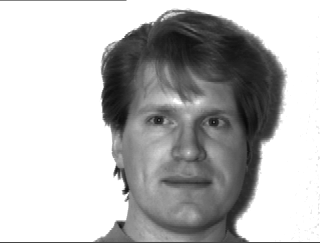
%> input picture Face Classification/yalefaces/subject01.gif, 320 x 243 px; its folder holds only this picture in this run
$ octave main.m   (GNU Octave 9; MATLAB toolbox functions it lacks are replaced by stand-ins)
%> lines starting %> are read from the running program, lines starting %| are printed output that depends on the picture
### Face Classification/Train/PCAFunction.m
function [filename, centers , eigenVectors,data ] = PCAFunction( URL , totalPerson,samplesofEachPerson,featureSpec,compressRate)
%> called with URL = './yalefaces/', totalPerson = 5, samplesofEachPerson = 5, featureSpec = 'lbp', compressRate = 1
% [8 lines of commented-out code are left out]
for i = 1: totalPerson

     if(i<10)
        file = dir([URL 'subject0' num2str(i) '.*']);
     else
        file = dir([URL 'subject' num2str(i) '.*']);
     end
     for j= 1: samplesofEachPerson


         temp = imread([URL file(j).name]);
%> temp is the input picture: size 243x320 uint8; min 9, max 255, mean 184.5
         if(featureSpec=='lbp')

             temp = lbp(temp);
             temp = temp';
         end
         A(:,((i-1)*samplesofEachPerson)+j)=temp(:);
     end

end
[centers , eigenVectors,data] = PCATrain(A,compressRate,samplesofEachPerson);
filename = [featureSpec ' PCATrained  totalperson ' num2str(totalPerson) ' samplesPerPerson' num2str(samplesofEachPerson) '.mat'];
save(filename ,'centers' , 'eigenVectors','samplesofEachPerson','totalPerson','featureSpec');

end

### Face Classification/Test/lbp.m
function [f_vector] = lbp(image )
%LBP Summary of this function goes here
%   Detailed explanation goes here
image  = im2double(image);
image = image(1:(size(image,1)-mod(size(image,1),16)),1:(size(image,2)-mod(size(image,2),16)));
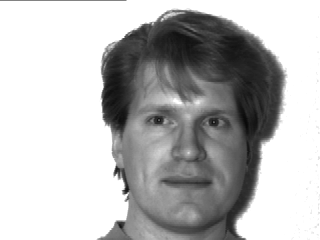
%> image: size 240x320 double; min 0.0353, max 1, mean 0.725
celldim = size(image)/16;% 1:row 2:col
%> celldim = [15 20]

image2 = zeros (celldim(1)*16+2,celldim(2)*16+2);
image2(2:size(image2,1)-1,2:size(image2,2)-1)= image ;
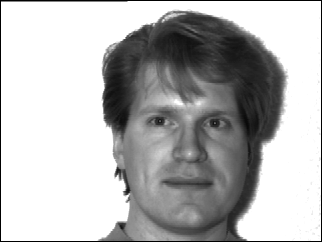
%> image2: size 242x322 double; min 0, max 1, mean 0.715
clear image ;
image =image2 ;
f_vector = zeros(1,256*celldim(1)*celldim(2));
f_image = zeros(celldim(1),celldim(2),256);
for i = 1:celldim(1)
    for j = 1:celldim(2)
        cellim = image(((i-1)*16)+1:i*16+2,((j-1)*16)+1:j*16+2);
        feature = lbpcell(cellim);

        f_vector(256*((j-1)*celldim(1)+(i-1))+1:256*((j-1)*celldim(1)+(i-1))+256) = feature;

    end
end
%> the run ends on the next line
end

### Face Classification/TrainingPCA_SVM_MainFunction.m
function [filename] = TrainingPCA_SVM_MainFunction( URL,samplesofEachPerson,totalPerson,compressRate,positiveSubjectNumber,featureSpec )
% TrainingPCA_SVM_MainFunction( URL,samplesofEachPerson,totalPerson,compressRate,positiveSubjectNumber,featureSpec )
[q,r,eigenVectors,a]=PCAFunction(URL,totalPerson,samplesofEachPerson,featureSpec,compressRate);
posIndex = (positiveSubjectNumber-1)*samplesofEachPerson+1:(positiveSubjectNumber-1)*samplesofEachPerson+samplesofEachPerson;
negIndex = 1:size(a,2);
negIndex(posIndex)=[];
filename=SVMTrainingFunction(inf,.01,a(:,posIndex)',a(:,negIndex)',eigenVectors,featureSpec);end

### Face Classification/main.m
clc
close all
clear
%% Control Variables
Train = 1; % Put 0 if you want to use your own Matrix for testing
%% Variables For Training
URL = './yalefaces/';
samplesofEachPersonForTraining = 5; % total Samples to Train Your  SVM
totalPerson  = 5; % total Subjects to be trained in SVM
positiveSubjectNumber=3; % Select subject Number you want to identified in SVM as Positive
%% Variables For Testing
samplesofEachPersonForTesting = 9; %
compressRate = 1; % between 0 and 1
TestSubjectNumber = 1:4; % for observing results for different Subjects
SVMTestDataMatrixName = 'PCA SVM-TotalSamples4-C0.01.mat'; % if Train is equal to 0 put you Trained SVMInputMatrix URL here
PCAMatrixName = 'lbp PCATrained  totalperson 5 samplesPerPerson10.mat'; % if Train is 0 put Your Trained PCM URL here
%% Variables For Both Testing And Controlling
featureSpec = 'lbp'; %% defines your feature space
TrainingAndTestingMethod = 'SVM' %% for selecting Testing OR Training Method Put 'SVM' or 'PCM'
%% Training & Testing
if(Train == 1)
% Training and Test
    if(TrainingAndTestingMethod == 'SVM')
       filename = TrainingPCA_SVM_MainFunction(URL,samplesofEachPersonForTraining,totalPerson,compressRate,positiveSubjectNumber,featureSpec);

$ run again, on Face Classification/yalefaces/subject01.glasses.gif
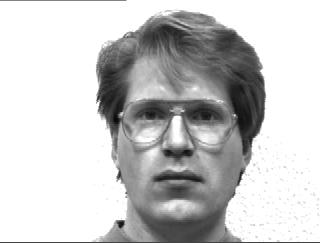
%> input picture Face Classification/yalefaces/subject01.glasses.gif, 320 x 243 px
%> in PCAFunction, temp is the input picture: size 243x320 uint8; min 8, max 255, mean 200.7
%> in lbp, `image = image(1:(size(image,1)-mod(size(image,1),16)),1:(size(image,2)..`:
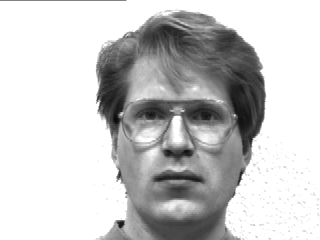
%> image: size 240x320 double; min 0.0314, max 1, mean 0.79
%> in lbp, `image2(2:size(image2,1)-1,2:size(image2,2)-1)= image ;`:
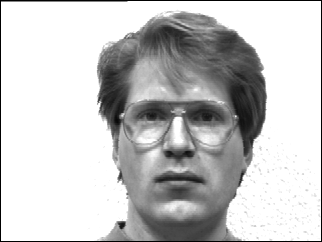
%> image2: size 242x322 double; min 0, max 1, mean 0.778
